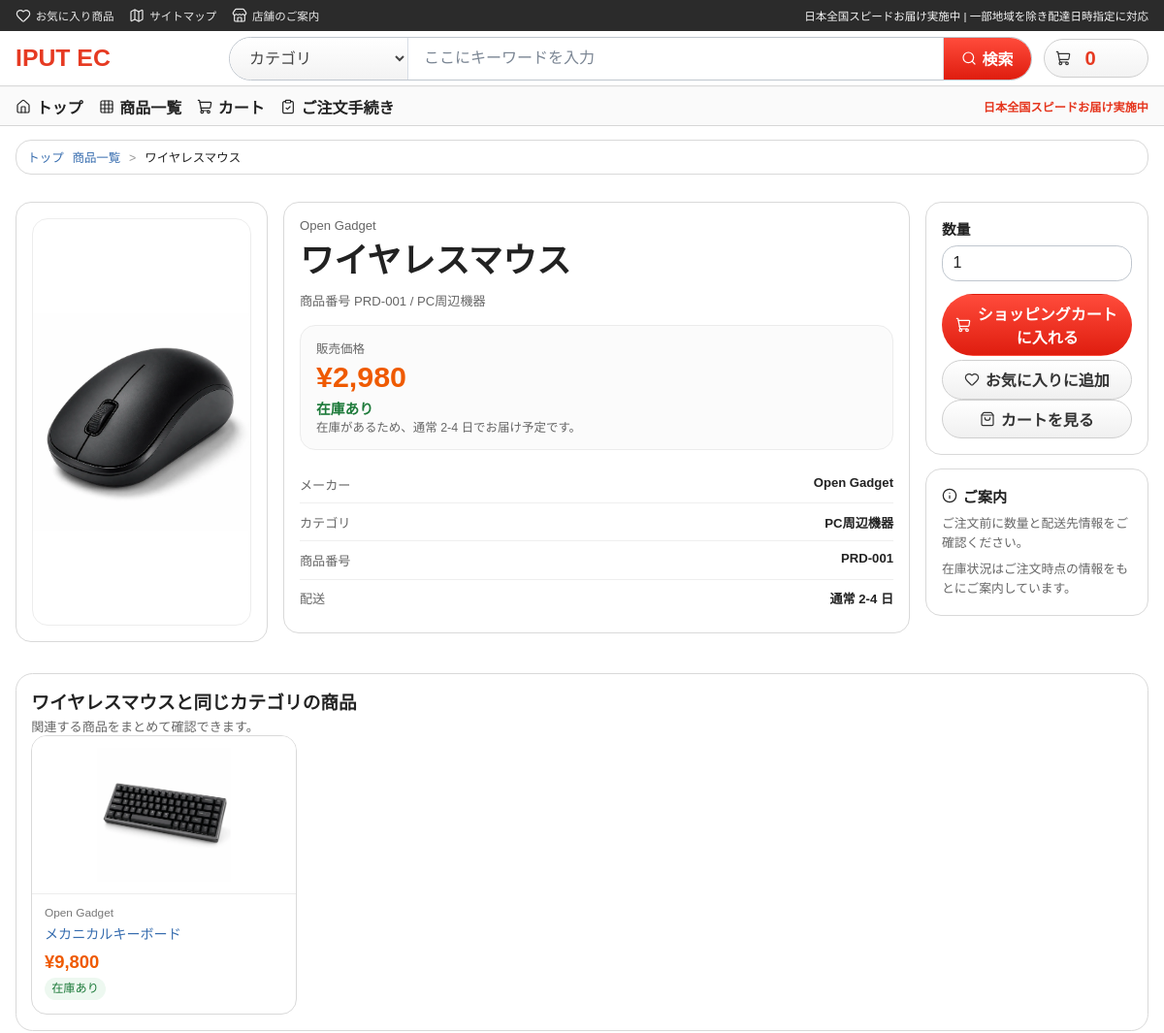
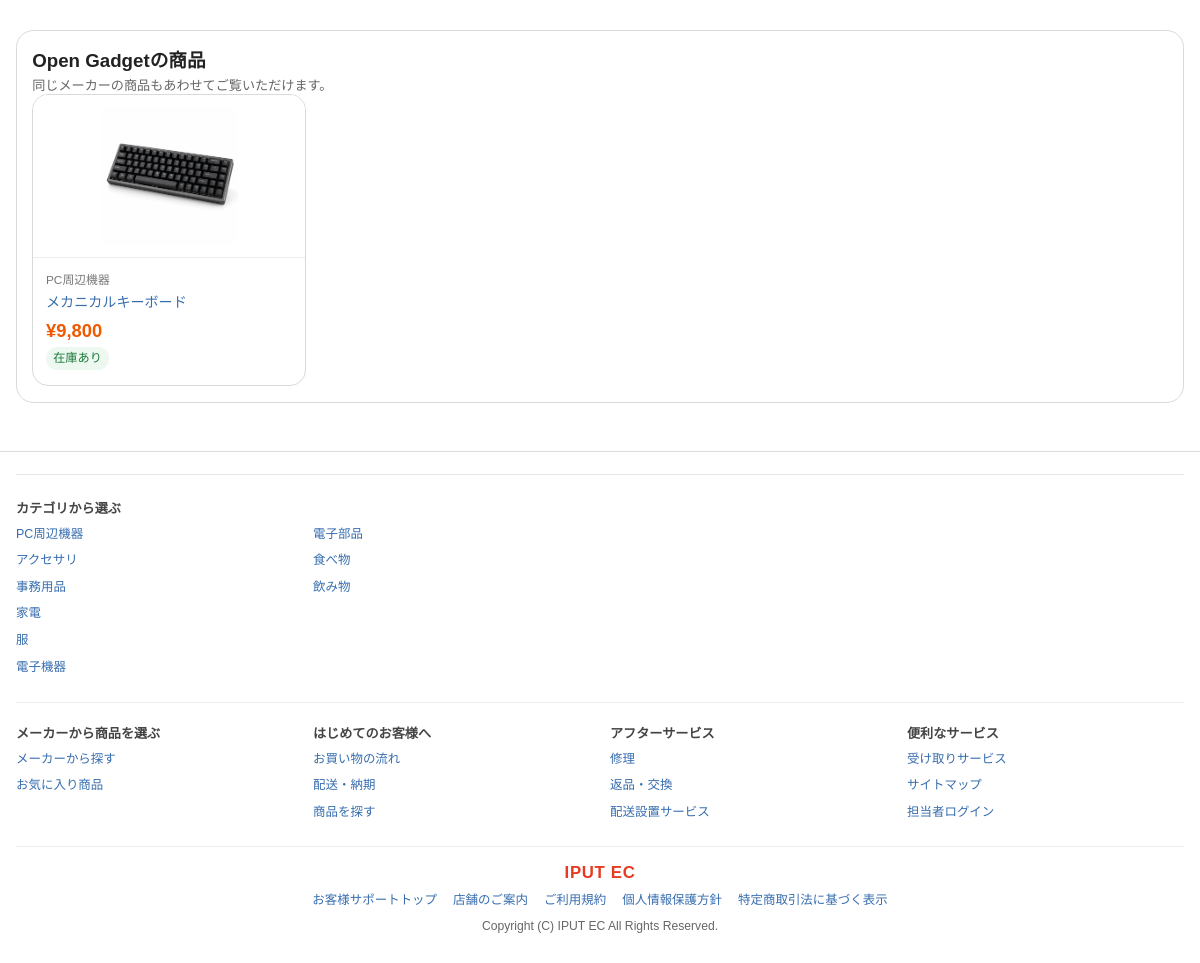
/products/1, run on the app's committed database (2 pictures, top to bottom).
### tables this page shows
CREATE TABLE products (
    id INTEGER PRIMARY KEY AUTOINCREMENT,
    product_no TEXT NOT NULL UNIQUE,
    name TEXT NOT NULL,
    price INTEGER NOT NULL,
    category TEXT NOT NULL,
    maker TEXT NOT NULL,
    image_path TEXT,
    sale_price INTEGER,
    sale_starts_at TEXT,
    sale_ends_at TEXT,
    available_from TEXT,
    available_until TEXT,
    stock_quantity_1 INTEGER NOT NULL DEFAULT 0,
    stock_quantity_2 INTEGER NOT NULL DEFAULT 0,
    created_at TEXT NOT NULL DEFAULT CURRENT_TIMESTAMP,
    updated_at TEXT NOT NULL DEFAULT CURRENT_TIMESTAMP
);

### app/Views/products/show.php (the view, shortened to what the rows shown need)
<?php
$placeholderImage = product_image_url('');
$favoriteProductIds = isset($favoriteProductIds) && is_array($favoriteProductIds) ? $favoriteProductIds : [];
$isFavorite = in_array((int) $product['id'], $favoriteProductIds, true);
?>
<section class="market-product-detail-page">
    <div class="market-breadcrumb">
        <a href="<?= e(app_path('/')) ?>">トップ</a>
        <a href="<?= e(app_path('/products')) ?>">商品一覧</a>
        <span><?= e((string) $product['name']) ?></span>
    </div>
    <div class="market-detail-layout">
        <div class="market-detail-gallery">
            <div class="market-detail-image-frame">
                <img
                    src="<?= e((string) $product['image_url']) ?>"
                    alt="<?= e((string) $product['name']) ?>"
                    data-fallback-src="<?= e($placeholderImage) ?>"
                >
            </div>
        </div>
        <div class="market-detail-main">
            <p class="market-detail-maker"><?= e((string) $product['maker']) ?></p>
            <h1><?= e((string) $product['name']) ?></h1>
            <p class="market-detail-copy">商品番号 <?= e((string) $product['product_no']) ?> / <?= e((string) $product['category']) ?></p>
            <div class="market-detail-price-box">
                <p class="market-detail-price-label">販売価格</p>
                <p class="market-detail-price">
                    ¥<?= number_format((int) $product['price']) ?>
                </p>
                <p class="market-detail-delivery <?= e((string) $product['availability_class']) ?>">
                    <?= e((string) $product['availability_label']) ?>
                </p>
                <p class="market-detail-delivery-note"><?= e((string) $deliverySummary) ?></p>
            </div>
            <dl class="market-detail-specs">
                <div>
                    <dt>メーカー</dt>
                    <dd><?= e((string) $product['maker']) ?></dd>
                </div>
                <div>
                    <dt>カテゴリ</dt>
                    <dd><?= e((string) $product['category']) ?></dd>
                </div>
                <div>
                    <dt>商品番号</dt>
                    <dd><?= e((string) $product['product_no']) ?></dd>
                </div>
                <div>
                    <dt>配送</dt>
                    <dd>通常 2-4 日</dd>
                </div>
            </dl>
        </div>
        <aside class="market-detail-buy-rail">
            <div class="market-detail-buy-card">
                <?php if (!empty($product['is_orderable'])): ?>
                    <form class="market-detail-buy-form" method="post" action="<?= e(app_path('/cart/add')) ?>">
                        <div class="form-field">
                            <label for="detail-qty">数量</label>
                            <input id="detail-qty" type="number" name="quantity" min="1" value="1" inputmode="numeric">
                        </div>
                        <button class="button-link button-submit button-full" type="submit">
                            <i data-lucide="shopping-cart" aria-hidden="true"></i>
                            ショッピングカートに入れる
                        </button>
                    </form>
                    <form class="market-favorite-form" method="post" action="<?= e(app_path($isFavorite ? '/favorites/remove' : '/favorites/add')) ?>">
                        <button class="button-link button-secondary button-full" type="submit">
                            <i data-lucide="<?= $isFavorite ? 'heart-off' : 'heart' ?>" aria-hidden="true"></i>
                            <?= $isFavorite ? 'お気に入りから外す' : 'お気に入りに追加' ?>
                        </button>
                    </form>
                    <a class="button-link button-secondary button-full" href="<?= e(app_path('/cart')) ?>">
                        <i data-lucide="shopping-bag" aria-hidden="true"></i>
                        カートを見る
                    </a>
                <?php else: ?>
                    <p class="market-stock-copy status-ng">現在在庫がないため、カートに追加できません。</p>
                <?php endif; ?>
            </div>
            <div class="market-detail-note-card">
                <h2><i data-lucide="info" aria-hidden="true"></i>ご案内</h2>
                <p>ご注文前に数量と配送先情報をご確認ください。</p>
                <p>在庫状況はご注文時点の情報をもとにご案内しています。</p>
            </div>
        </aside>
    </div>
    <section class="market-merch-section">
        <div class="market-merch-header">
            <div>
                <h3><?= e((string) $product['name']) ?>と同じカテゴリの商品</h3>
                <p>関連する商品をまとめて確認できます。</p>
            </div>
        </div>
        <div class="market-product-row">
            <?php foreach ($relatedProducts as $relatedProduct): ?>
                <article class="market-product-card">
                    <a class="market-product-thumb" href="<?= e(app_path('/products/' . (string) $relatedProduct['id'])) ?>">
                        <img
                            src="<?= e((string) $relatedProduct['image_url']) ?>"
                            alt="<?= e((string) $relatedProduct['name']) ?>"
                            data-fallback-src="<?= e($placeholderImage) ?>"
                        >
                    </a>
                    <div class="market-product-body">
                        <p class="market-product-meta"><?= e((string) $relatedProduct['maker']) ?></p>
                        <a class="market-product-title" href="<?= e(app_path('/products/' . (string) $relatedProduct['id'])) ?>">
                            <?= e((string) $relatedProduct['name']) ?>
                        </a>
                        <p class="market-price-row">
                            ¥<?= number_format((int) $relatedProduct['price']) ?>
                        </p>
                        <p class="market-stock-copy <?= e((string) $relatedProduct['availability_class']) ?>">
                            <?= e((string) $relatedProduct['availability_label']) ?>
                        </p>
                    </div>
                </article>
            <?php endforeach; ?>
        </div>
    </section>
    <?php if ($sameMakerProducts !== []): ?>
        <section class="market-merch-section">
            <div class="market-merch-header">
                <div>
                    <h3><?= e((string) $product['maker']) ?>の商品</h3>
                    <p>同じメーカーの商品もあわせてご覧いただけます。</p>
                </div>
            </div>
            <div class="market-product-row">
                <?php foreach ($sameMakerProducts as $makerProduct): ?>
                    <article class="market-product-card">
                        <a class="market-product-thumb" href="<?= e(app_path('/products/' . (string) $makerProduct['id'])) ?>">
                            <img
                                src="<?= e((string) $makerProduct['image_url']) ?>"
                                alt="<?= e((string) $makerProduct['name']) ?>"
                                data-fallback-src="<?= e($placeholderImage) ?>"
                            >
                        </a>
                        <div class="market-product-body">
                            <p class="market-product-meta"><?= e((string) $makerProduct['category']) ?></p>
                            <a class="market-product-title" href="<?= e(app_path('/products/' . (string) $makerProduct['id'])) ?>">
                                <?= e((string) $makerProduct['name']) ?>
                            </a>
                            <p class="market-price-row">
                                ¥<?= number_format((int) $makerProduct['price']) ?>
                            </p>
                            <p class="market-stock-copy <?= e((string) $makerProduct['availability_class']) ?>">
                                <?= e((string) $makerProduct['availability_label']) ?>
                            </p>
                        </div>
                    </article>
                <?php endforeach; ?>
            </div>
        </section>
    <?php endif; ?>
</section>

### app/core/Router.php (shortened to what the rows shown need)
<?php
class Router
{
    private array $routes = [];
    public function dispatch(string $method, string $uri): void
    {
        $path = $this->normalizePath(parse_url($uri, PHP_URL_PATH) ?: '/');
        $path = $this->stripBasePath($path);
        foreach ($this->routes[$method] ?? [] as $routePath => $routeAction) {
            if (!str_contains($routePath, '{')) {
                continue;
            }
            $params = $this->matchDynamicRoute($routePath, $path);
            if ($params !== null) {
                $this->invoke($routeAction, $params);
                return;
            }
        }
    }
    private function addRoute(string $method, string $path, callable|array $action): void
    {
        $this->routes[$method][$this->normalizePath($path)] = $action;
    }
    private function normalizePath(string $path): string
    {
        if ($path === '' || $path === '/') {
            return '/';
        }
        return '/' . trim($path, '/');
    }
    private function stripBasePath(string $path): string
    {
        $basePath = function_exists('app_base_path') ? app_base_path() : '';
        if ($basePath === '' || ($path !== $basePath && !str_starts_with($path, $basePath . '/'))) {
            return $path;
        }
        $path = substr($path, strlen($basePath));
        return $path === '' ? '/' : $this->normalizePath($path);
    }
    private function matchDynamicRoute(string $routePath, string $requestPath): ?array
    {
        $segments = explode('/', trim($routePath, '/'));
        $regexSegments = [];
        foreach ($segments as $segment) {
            if (preg_match('/^\{[a-zA-Z_][a-zA-Z0-9_]*\}$/', $segment) === 1) {
                $regexSegments[] = '([^\/]+)';
                continue;
            }
            $regexSegments[] = preg_quote($segment, '/');
        }
        $patternBody = $regexSegments === [] ? '' : '\/' . implode('\/', $regexSegments);
        $pattern = '/^' . $patternBody . '$/';
        if (!preg_match($pattern, $requestPath, $matches)) {
            return null;
        }
        array_shift($matches);
        return array_map('rawurldecode', array_values($matches));
    }
    private function invoke(callable|array $action, array $params = []): void
    {
        if (is_array($action)) {
            [$controllerClass, $controllerMethod] = $action;
            $controller = new $controllerClass();
            $controller->{$controllerMethod}(...$params);
            return;
        }
    }
}

### data on the page
products: name "ワイヤレスマウス", maker "Open Gadget", product_no "PRD-001", category "PC周辺機器", price "2,980"
products: maker "Open Gadget", name "メカニカルキーボード", price "9,800", availability_label "在庫あり", category "PC周辺機器"

### other printed values
$link['label'] "お気に入り商品"
$link['label'] "サイトマップ"
$link['label'] "店舗のご案内"
$label "PC周辺機器"
$label "アクセサリ"
$label "事務用品"
$label "家電"
$label "服"
$label "電子機器"
$label "電子部品"
$label "食べ物"
$label "飲み物"
$column['heading'] "メーカーから商品を選ぶ"
$link['label'] "メーカーから探す"
$column['heading'] "はじめてのお客様へ"
